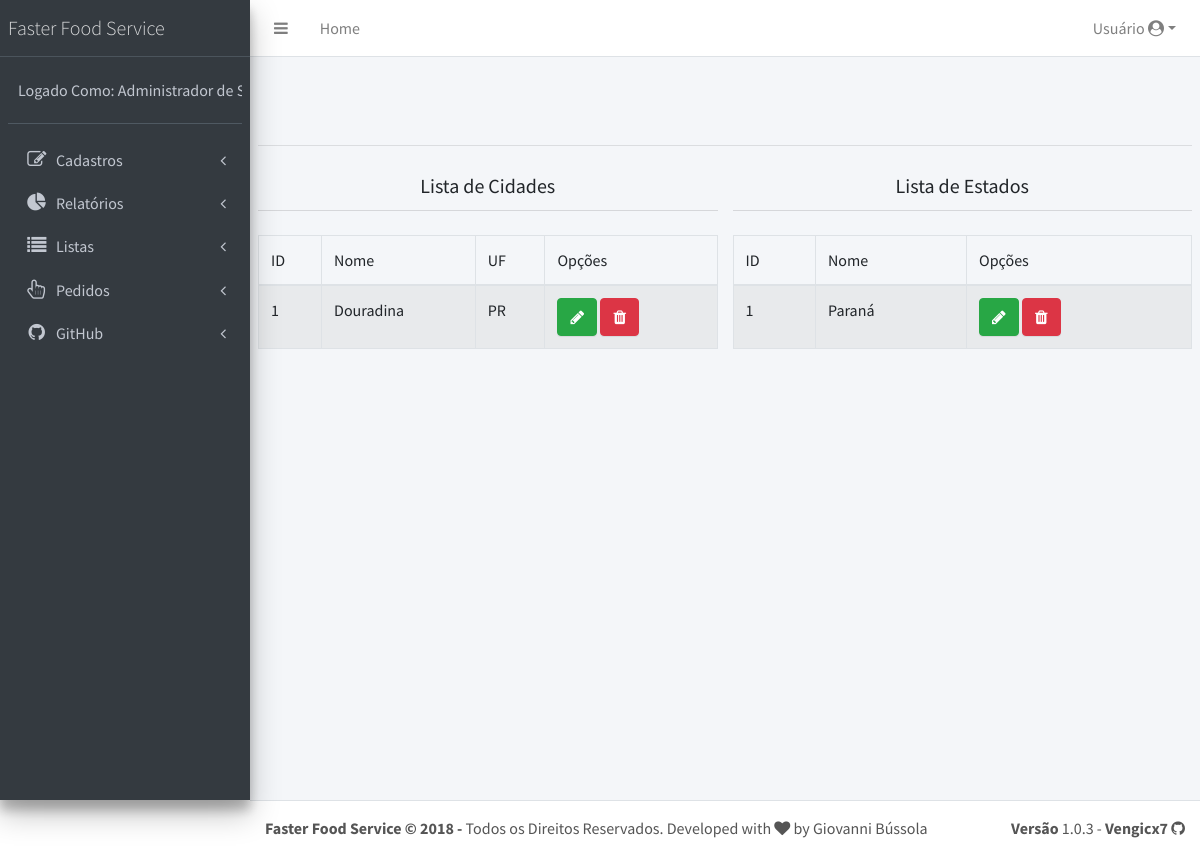
The page /home.php?fd=listas&pg=estadocidade (signed in) on the database as committed earlier.
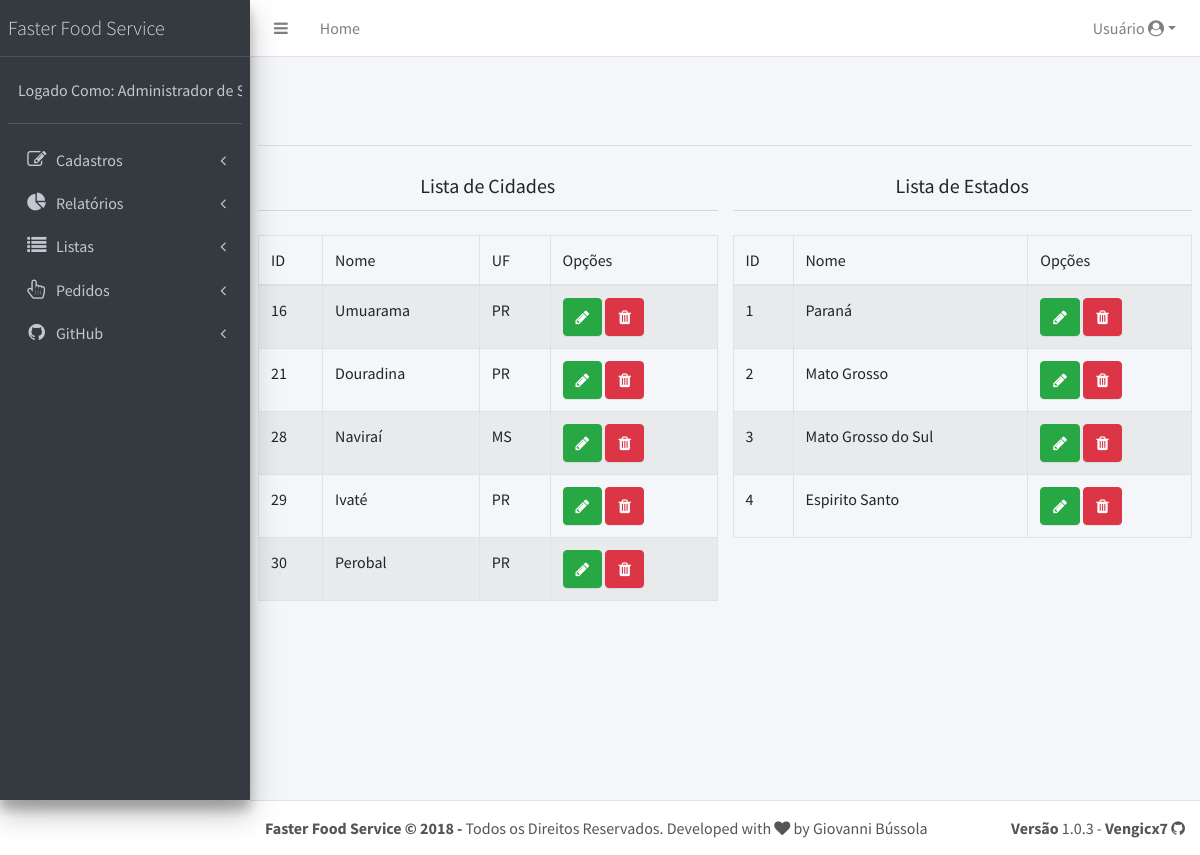
The same page on the database as committed later.
### tables this page shows
CREATE TABLE `cidade` (
  `id` int(11) NOT NULL,
  `nome` varchar(50) NOT NULL,
  `estado_id` int(11) NOT NULL
);

CREATE TABLE `estado` (
  `id` int(11) NOT NULL,
  `nome` varchar(50) NOT NULL,
  `uf` varchar(2) NOT NULL
);

### listas/estadocidade.php (the view, shortened to what this page needs)
<hr>
<div class="row">
    <div class="col-md-6">
        <div class="card-header">
            <h1 class="card-title text-center">Lista de Cidades</h1>
        </div>
        <br>
        <table class="table table-bordered table-striped">
            <thead>
                <tr>
                    <td>ID</td>
                    <td>Nome</td>
                    <td>UF</td>
                    <td>Opções</td>
                </tr>
            </thead>
        <?php
        include "./app/conecta.php";
        $tela = "cidade";
        $sql = "SELECT c.nome, e.uf, c.id FROM cidade c INNER JOIN estado e on c.estado_id = e.id";
        $query = $pdo->prepare($sql);
        $query->execute();
        while($data = $query->fetch(PDO::FETCH_OBJ)){
            $id = $data->id;
            $nome = $data->nome;
            $uf = $data->uf;
            echo "<tr>
                    <td>$id</td>
                    <td>$nome</td>
                    <td>$uf</td>
                    <td>
                        <a class='btn btn-success' href='home.php?fd=cadastro&pg=estadocidade&tela=cidade&idc=$id'><i class='fa fa-pencil'></i></a>
                        <a href=\"javascript:excluir($id,'$nome','$tela')\" class='btn btn-danger'><i class='fa fa-trash'></i></a>
                    </td>
                </tr>";
        }
    ?>
        </table>
    </div>
    <div class="col-md-6">
        <div class="card-header">
            <h1 class="card-title text-center">Lista de Estados</h1>
        </div>
        <br>
        <table class="table table-bordered table-striped">
            <thead>
                <tr>
                    <td>ID</td>
                    <td>Nome</td>
                    <td>Opções</td>
                </tr>
            </thead>
        <?php
        include "./app/conecta.php";
        $tela = "estado";
        $sql = "SELECT * FROM estado";
        $query = $pdo->prepare($sql);
        $query->execute();
        while($data = $query->fetch(PDO::FETCH_OBJ)){
            $id = $data->id;
            $nome = $data->nome;
            echo "<tr>
                    <td>$id</td>
                    <td>$nome</td>
                    <td>
                        <a class='btn btn-success' href='home.php?fd=cadastro&pg=estadocidade&tela=estado&ide=$id'><i class='fa fa-pencil'></i></a>
                        <a href=\"javascript:excluir($id,'$nome','$tela')\" class='btn btn-danger'><i class='fa fa-trash'></i></a>
                    </td>
                </tr>";
        }
    ?>
        </table>
    </div>
</div>

### home.php (shortened to what this page needs)
<!DOCTYPE html>
<html>
<head>
  <link rel="stylesheet" href="css/font-awesome.min.css">
  <link rel="stylesheet" href="css/adminlte.min.css">
</head>
<body class="hold-transition sidebar-mini">
<div class="wrapper">
  <?php
      include "topMenu.php";
      include "leftMenu.php";
  ?>
  <div class="content-wrapper">
    <br>
    <br>
    <br>
    <section class="content" style="border: 10px !important;">
    <?php
    $fd = $pg = "";
            if(isset($_GET["fd"])){
                $fd = trim ($_GET["fd"]);
            }
            if(isset($_GET["pg"])){
                $pg = trim ($_GET["pg"]);
            }
            if (empty ($pg)){
                $page = "principal.php";
            }else{
                $page = $fd."/".$pg.".php";
            }
            if(file_exists($page)){
                include $page;
            }else{
                include "erro.php";
            }
      ?>
    </div>
  </div>
  <footer class="main-footer">
      <?php include "footer.php"; ?>
  </footer>
</body>
</html>

### topMenu.php (shortened to what this page needs)
<nav class="main-header navbar navbar-expand bg-white navbar-light border-bottom">
    <ul class="navbar-nav">
      <li class="nav-item">
        <a class="nav-link" data-widget="pushmenu" href="#"><i class="fa fa-bars"></i></a>
      </li>
      <li class="nav-item d-none d-sm-inline-block">
        <a href="home.php" class="nav-link">Home</a>
      </li>
    </ul>
    <ul class="navbar-nav ml-auto nav-dropdown">
        <li class="nav-item dropdown">
            <a class="nav-link dropdown-toggle" href="#" id="menu-user" role="button" data-toggle="dropdown" aria-haspopup="true" aria-expanded="false">
                Usuário
            <i class="fa fa-user-circle"></i></a>
        </li>
    </ul>
  </nav>

### leftMenu.php (shortened to what this page needs)
<?php
    if(isset($_SESSION["sistema"]["nome"])){
        $usuarioLogado = $_SESSION["sistema"]["nome"];
    }
?>
<aside class="main-sidebar sidebar-dark-primary elevation-4">
    <a href="#" class="brand-link">
        <span class="brand-text font-weight-light">Faster Food Service</span>
    </a>
    <div class="sidebar">
        <div class="user-panel mt-3 pb-3 mb-3 d-flex">
            <div class="info">
                <a href="#" onblur="limitarTexto(<?=$usuarioLogado?>, 5)">Logado Como: <?php echo $usuarioLogado;?></a>
            </div>
        </div>
        <nav class="mt-2">
            <ul class="nav nav-pills nav-sidebar flex-column" data-widget="treeview" role="menu" data-accordion="false">
                <li class="nav-item has-treeview">
                    <a href="#" class="nav-link">
                        <i class="nav-icon fa fa-pencil-square-o"></i>
                        <p>Cadastros
                        <i class="right fa fa-angle-left"></i>
                        </p>
                    </a>
                </li>
                <li class="nav-item has-treeview">
                    <a href="#" class="nav-link">
                        <i class="nav-icon fa fa-pie-chart"></i>
                        <p>Relatórios
                        <i class="right fa fa-angle-left"></i>
                        </p>
                    </a>
                </li>
                <li class="nav-item has-treeview">
                    <a href="#" class="nav-link">
                        <i class="nav-icon fa fa-list"></i>
                        <p>Listas
                        <i class="right fa fa-angle-left"></i>
                        </p>
                    </a>
                </li>
                <li class="nav-item has-treeview">
                    <a href="#" class="nav-link">
                        <i class="nav-icon fa fa-hand-pointer-o"></i>
                        <p>Pedidos
                        <i class="right fa fa-angle-left"></i>
                        </p>
                    </a>
                </li>
                <li class="nav-item has-treeview">
                    <a href="https://github.com/Vengicx/ffsplus/" target="_blank" class="nav-link">
                        <i class="nav-icon fa fa-github"></i>
                        <p>GitHub
                        <i class="right fa fa-angle-left"></i>
                        </p>
                    </a>
                </li>
            </ul>
      </nav>
    </div>
  </aside>

### footer.php
<strong>Faster Food Service &copy; 2018 -</strong>
    Todos os Direitos Reservados. Developed with <i class="fa fa-heart"></i> by Giovanni Bússola
<div class="float-right d-none d-sm-inline-block">
    <b>Versão</b> 1.0.3 - <a style="color: inherit;" href="https://github.com/Vengicx/ffsplus"><b>Vengicx7 </b><i class="fa fa-github"></i></a>
</div>

Rows that differ between the two databases and show on the page:
removed cidade: id "1", nome "Douradina", estado.uf "PR"
added cidade: id "16", nome "Umuarama", estado.uf "PR"
added cidade: id "21", nome "Douradina", estado.uf "PR"
added cidade: id "28", nome "Naviraí", estado.uf "MS"
added cidade: id "29", nome "Ivaté", estado.uf "PR"
added cidade: id "30", nome "Perobal", estado.uf "PR"
added estado: id "2", nome "Mato Grosso"
added estado: id "3", nome "Mato Grosso do Sul"
added estado: id "4", nome "Espirito Santo"
